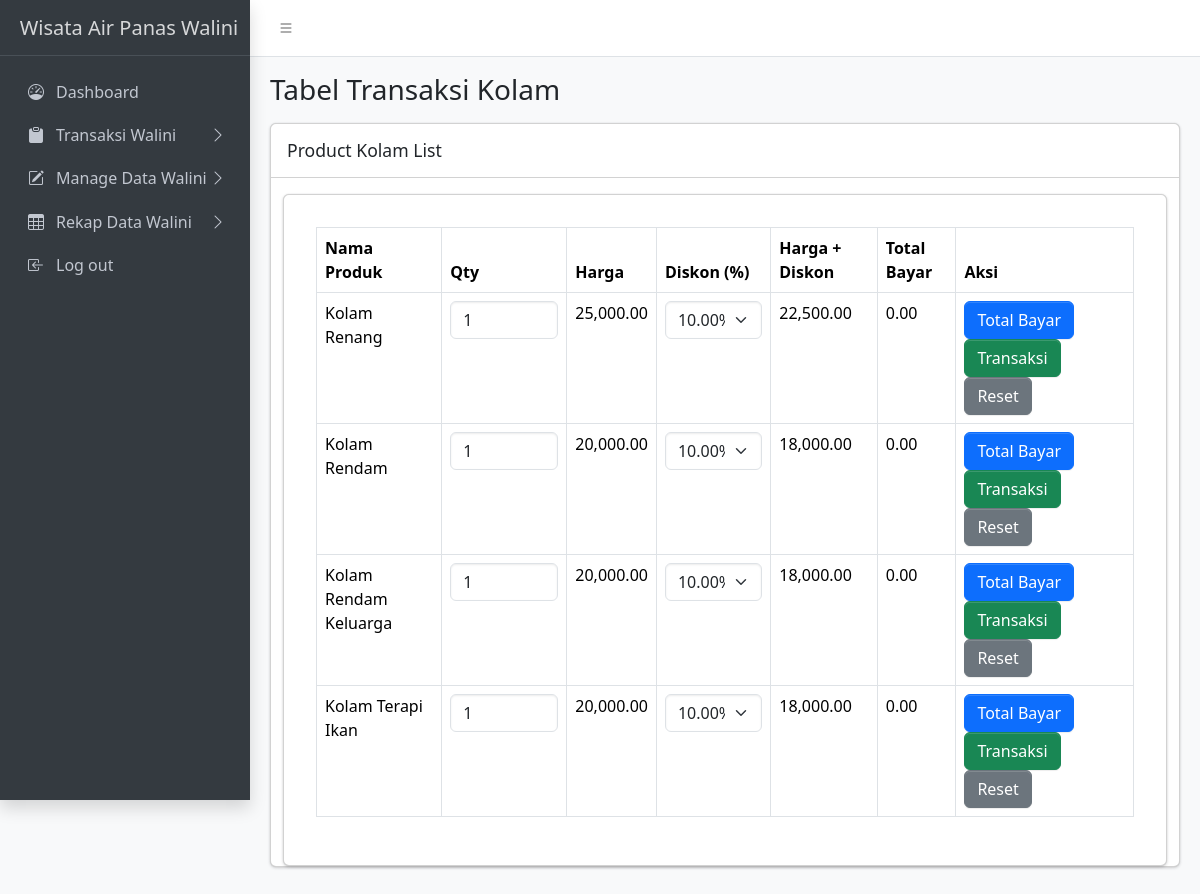
The page /admin/transaksi/kolam/kolam-renang.php on the database its author committed.
### tables this page shows
CREATE TABLE `discounts` (
  `id_discount` int(11) NOT NULL,
  `id_product` int(11) NOT NULL,
  `discount_value` decimal(10,2) NOT NULL,
  `created_at` datetime DEFAULT current_timestamp(),
  `updated_at` timestamp NOT NULL DEFAULT current_timestamp() ON UPDATE current_timestamp(),
  `id_user` int(11) NOT NULL
);

CREATE TABLE `products` (
  `id_product` int(11) NOT NULL,
  `nama_product` varchar(100) NOT NULL,
  `kategori_product` enum('Kolam Renang','Kendaraan','PlayGround','Penginapan','Kelengkapan') NOT NULL,
  `sub_kategori_product` enum('Penginapan Bungalow','Penginapan Kerucut','Penginapan Lumbung','Penginapan Panggung') DEFAULT NULL,
  `harga_weekday` decimal(10,2) NOT NULL,
  `harga_weekend` decimal(10,2) NOT NULL,
  `created_at` datetime NOT NULL DEFAULT current_timestamp(),
  `updated_by` int(11) DEFAULT NULL,
  `img` varchar(255) NOT NULL,
  `updated_at` timestamp NOT NULL DEFAULT current_timestamp() ON UPDATE current_timestamp(),
  `status_penginapan` enum('terisi','kosong') DEFAULT 'kosong'
);

### admin/transaksi/kolam/kolam-renang.php (the view, shortened to what this page needs)
<?php
require '../../../includes/db_connect.php';
?>
<!DOCTYPE html>
<html lang="en">
<head>
    <link rel="stylesheet" href="https://cdn.jsdelivr.net/npm/@fontsource/source-sans-3@5.0.12/index.css">
    <link rel="stylesheet" href="https://cdn.jsdelivr.net/npm/overlayscrollbars@2.3.0/styles/overlayscrollbars.min.css">
    <link rel="stylesheet" href="https://cdn.jsdelivr.net/npm/bootstrap-icons@1.11.0/font/bootstrap-icons.min.css">
    <link rel="stylesheet" href="../../../assets/css/adminlte.css">
    <link rel="stylesheet" href="https://cdn.jsdelivr.net/npm/apexcharts@3.37.1/dist/apexcharts.css">
    <link rel="stylesheet" href="https://cdn.jsdelivr.net/npm/jsvectormap@1.5.3/dist/css/jsvectormap.min.css">
</head>
<body class="layout-fixed sidebar-expand-lg bg-body-tertiary">
    <div class="app-wrapper">
        <nav class="app-header navbar navbar-expand bg-body">
            <div class="container-fluid">
                <ul class="navbar-nav">
                    <li class="nav-item"> <a class="nav-link" data-lte-toggle="sidebar" href="#" role="button"> <i class="bi bi-list"></i> </a> </li>
                </ul>
            </div>
        </nav>
        <aside class="app-sidebar bg-body-secondary shadow" data-bs-theme="dark">
            <div class="sidebar-brand"> <a href="../../index.php" class="brand-link"> <span class="brand-text fw-light">Wisata Air Panas Walini</span> </a> </div>
            <div class="sidebar-wrapper">
                <nav class="mt-2">
                    <ul class="nav sidebar-menu flex-column" data-lte-toggle="treeview" role="menu" data-accordion="false">
                        <li class="nav-item">
                            <a href="../../index.php" class="nav-link" role="menuitem">
                                <i class="nav-icon bi bi-speedometer"></i>
                                <p>Dashboard</p>
                            </a>
                        </li>
                        <li class="nav-item">
                            <a href="#" class="nav-link" role="menuitem">
                                <i class="nav-icon bi bi-clipboard-fill"></i>
                                <p>Transaksi Walini
                                </p>
                            </a>
                        <li class="nav-item">
                            <a href="#" class="nav-link" role="menuitem">
                                <i class="nav-icon bi bi-pencil-square"></i>
                                <p>Manage Data Walini
                                </p>
                            </a>
                        </li>
                        <li class="nav-item">
                            <a href="#" class="nav-link" role="menuitem">
                                <i class="nav-icon bi bi-table"></i>
                                <p>Rekap Data Walini
                                </p>
                            </a>
                        </li>
                        <li class="nav-item">
                            <a href="#logout" onclick="logout()" class="nav-link" role="menuitem">
                                <i class="nav-icon bi bi-box-arrow-in-left"></i>
                                <p>Log out</p>
                            </a>
                        </li>
                    </ul>
                </nav>
            </div>
        </aside>
        <main class="app-main">
            <div class="app-content-header">
                <div class="container-fluid">
                    <div class="row">
                        <div class="col-sm-6">
                            <h3 class="mb-0">Tabel Transaksi Kolam</h3>
                        </div>
                    </div>
                </div>
            </div>
            <div class="app-content">
                <div class="container-fluid">
                    <div class="row">
                        <div class="col-md-12">
                            <div class="card mb-4">
                                <div class="card-header">
                                    <h3 class="card-title">Product Kolam List</h3>
                                </div>
                                <div class="container-fluid">
                                    <div class="card mt-3 p-3">
                                        <div class="card-body">
                                            <div class="table-responsive">
                                                <table class="table table-bordered table-hover">
                                                    <thead>
                                                        <tr>
                                                            <th>Nama Produk</th>
                                                            <th>Qty</th>
                                                            <th>Harga</th>
                                                            <th>Diskon (%)</th>
                                                            <th>Harga + Diskon</th>
                                                            <th>Total Bayar</th>
                                                            <th>Aksi</th>
                                                        </tr>
                                                    </thead>
                                                    <tbody>
                                                    <?php
                                                        $sql = "SELECT p.*, d.discount_value
                                                                FROM products p
                                                                LEFT JOIN discounts d ON p.id_product = d.id_product
                                                                WHERE p.kategori_product = 'Kolam Renang'";
                                                        $result = $conn->query($sql);
                                                        if ($result->num_rows > 0) {
                                                            while ($row = $result->fetch_assoc()) {
                                                                $hari = date('l');
                                                                $harga = ($hari == 'Saturday' || $hari == 'Sunday') ? $row['harga_weekend'] : $row['harga_weekday'];
                                                                $diskon = isset($row['discount_value']) ? $row['discount_value'] : 0;
                                                                $harga_diskon = $diskon > 0 ? $harga - ($harga * ($diskon / 100)) : $harga;
                                                                ?>
                                                            <tr
                                                            data-id-product="<?= $row['id_product']; ?>"
                                                            data-id-discount="<?= isset($row['discount_value']) ? $row['discount_value'] : 0; ?>"
                                                            data-nama-product="<?= htmlspecialchars($row['nama_product']); ?>"
                                                            data-username="<?= $_SESSION['username']; ?>"
                                                            >
                                                                    <td><?= htmlspecialchars($row['nama_product']); ?></td>
                                                                    <td>
                                                                        <input type="number" class="form-control qty-input" value="1" data-harga="<?= $harga; ?>" data-diskon="<?= $diskon; ?>" />
                                                                    </td>
                                                                    <td><?= number_format($harga, 2); ?></td>
                                                                    <td>
                                                                        <select class="form-select diskon-select">
                                                                            <option value="<?= $diskon; ?>" <?= ($diskon > 0) ? 'selected' : ''; ?>><?= $diskon; ?>%</option>
                                                                        </select>
                                                                    </td>
                                                                    <td class="harga-diskon"><?= number_format($harga_diskon, 2); ?></td>
                                                                    <td class="total-bayar">0.00</td>
                                                                    <td>
                                                                        <button class="btn btn-primary btn-total-bayar" onclick="calculateRowTotal(this)">Total Bayar</button>
                                                                        <button class="btn btn-success btn-transaksi" onclick="prosesTransaksi(this)">Transaksi</button>
                                                                        <button class="btn btn-secondary btn-reset" onclick="resetRow(this)">Reset</button>
                                                                    </td>
                                                                </tr>
                                                                <?php
                                                            }
                                                        } else {
                                                            echo '<tr><td colspan="7" class="text-center">Tidak ada data produk.</td></tr>';
                                                        }
                                                    ?>
                                                    </tbody>
                                                </table>
                                            </div>
                                        </div>
                                    </div>
                                </div>
                            </div>
                        </div>
                    </div>
                </div>
            </div>
        </main>
    </div>
</body>
</html>

### rows shown on the page
discounts: id_product.nama_product "Kolam Renang", id_product.harga_weekday "25,000.00", discount_value "10.00%", discount_value.harga_weekday "22,500.00"
discounts: id_product.nama_product "Kolam Rendam", id_product.harga_weekday "20,000.00", discount_value "10.00%", discount_value.harga_weekday "18,000.00"
discounts: id_product.nama_product "Kolam Rendam Keluarga", id_product.harga_weekday "20,000.00", discount_value "10.00%", discount_value.harga_weekday "18,000.00"
discounts: id_product.nama_product "Kolam Terapi Ikan", id_product.harga_weekday "20,000.00", discount_value "10.00%", discount_value.harga_weekday "18,000.00"
